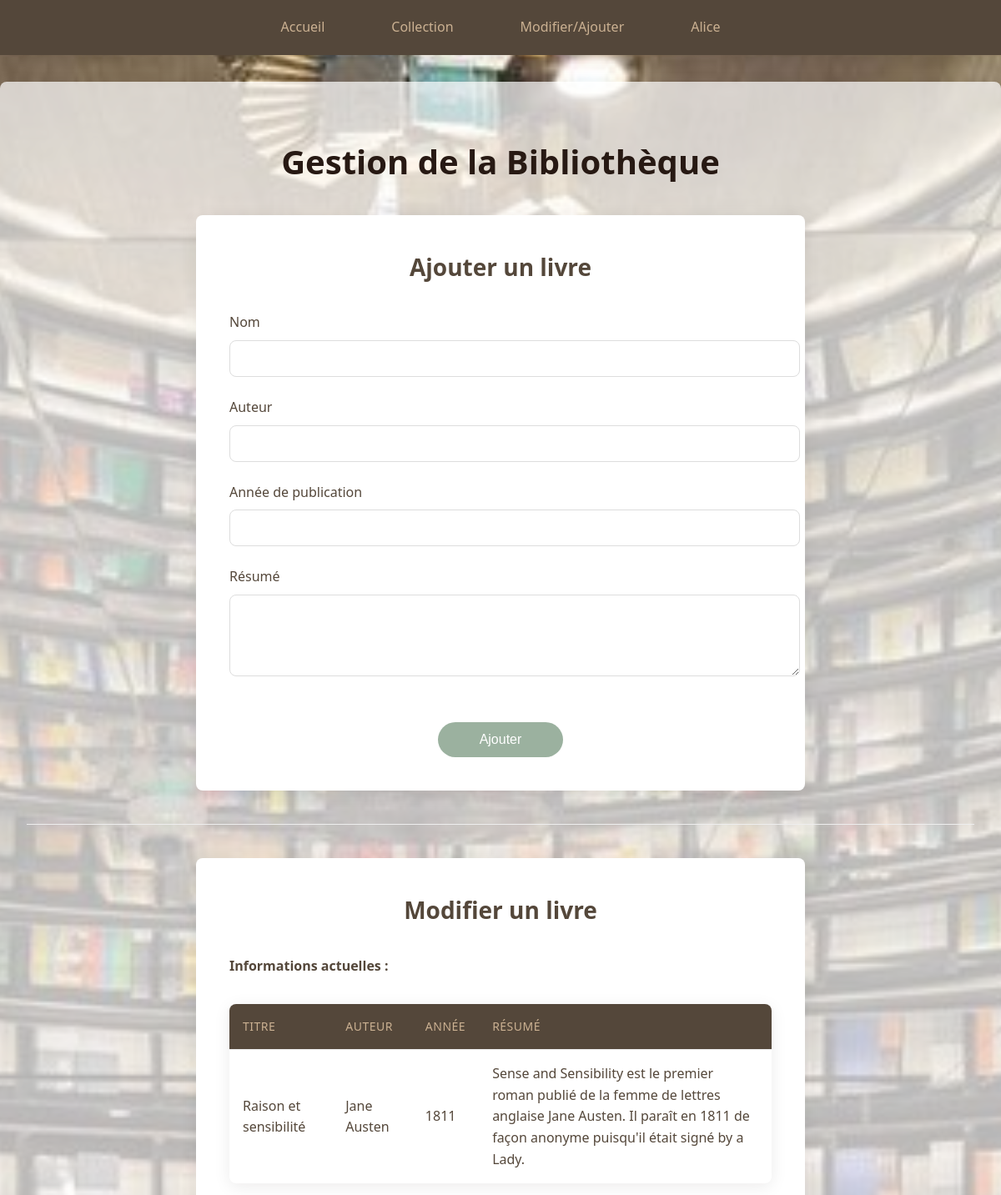
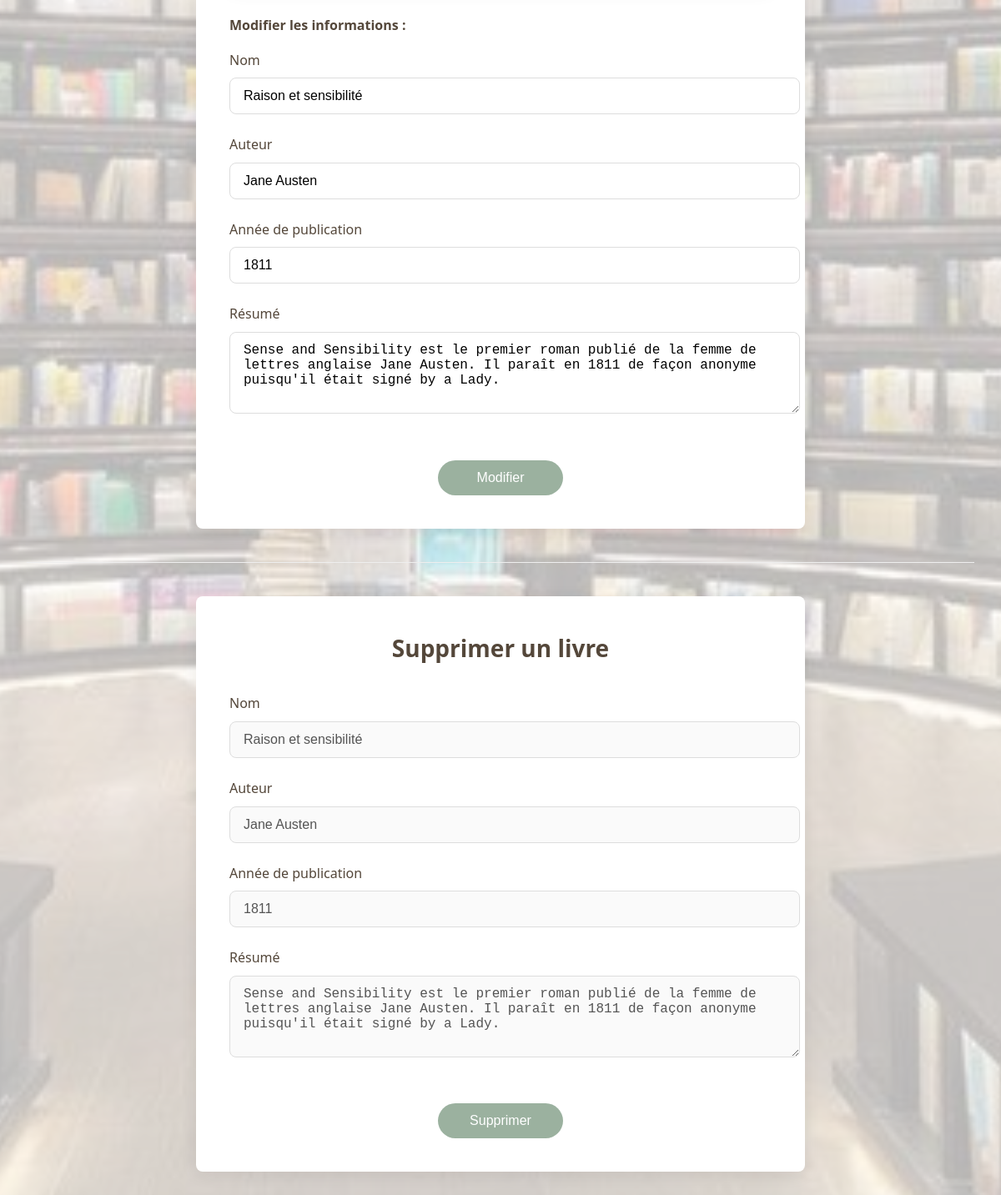
The page /PHP_Formulaire_Léane-Deville_B1-1_ESGI/index.php?page=modify&id=17 (signed in) on the database its author committed (2 pictures, top to bottom).
### tables this page shows
CREATE TABLE IF NOT EXISTS `books` (
  `id` int NOT NULL AUTO_INCREMENT,
  `name` varchar(100) NOT NULL,
  `author` varchar(100) NOT NULL,
  `year` int NOT NULL,
  `summary` text NOT NULL,
  `creator_id` int DEFAULT NULL,
  PRIMARY KEY (`id`)
);

### PHP_Formulaire_Léane-Deville_B1-1_ESGI/controllers/controller.php (called while the page is built, shortened)
<?php
require __DIR__ . '/../models/dbconnexion.php';
require __DIR__ . '/../models/model.php';
function DisplayModify()
{
    $id = isset($_GET['id']) ? $_GET['id'] : null;
    $db = DbConnexion();
    if ($id) {
        $data = GetBook($db, $id);
    } else {
        $data = null;
    }
    require __DIR__ . '/../views/modify.php';
}
?>

### PHP_Formulaire_Léane-Deville_B1-1_ESGI/models/model.php (called while the page is built, shortened)
<?php
function GetBook($db, $id)
{
    $sql = "SELECT * FROM books WHERE id = ?";
    $statement = $db->prepare($sql);
    if ($statement->execute([$id])) {
        return $statement->fetch();
    } else {
        echo "Erreur avec l'identifiant du livre";
        return false;
    }
}
?>

### PHP_Formulaire_Léane-Deville_B1-1_ESGI/views/modify.php (the view, shortened to what this page needs)
<?php require "views/header.php"; ?>
</head>
<body>
    <?php require "views/menu.php"; ?>
    <div class="container">
        <h1>Gestion de la Bibliothèque</h1>
        <div id="formBook" class="add-form">
            <h3 id="add">Ajouter un livre</h3>
            <form action="controllers/controller.php" method="post">
                <label for="newBook_name">Nom</label>
                <input type="text" id="newBook_name" name="newBook_name" required>
                <label for="newBook_author">Auteur</label>
                <input type="text" id="newBook_author" name="newBook_author" required>
                <label for="newBook_year">Année de publication</label>
                <input type="number" id="newBook_year" name="newBook_year" required>
                <label for="newBook_summary">Résumé</label>
                <textarea id="newBook_summary" name="newBook_summary" required rows="4"></textarea>
                <input type="submit" value="Ajouter">
            </form>
        </div>
        <hr>
        <?php if (isset($data) && $data): ?>
            <div id="formBook" class="edit-form">
                <h3 id="edit">Modifier un livre</h3>
                <h4>Informations actuelles :</h4>
                <table>
                    <tr>
                        <th>Titre</th>
                        <th>Auteur</th>
                        <th>Année</th>
                        <th>Résumé</th>
                    </tr>
                    <tr>
                        <td><?= htmlspecialchars($data['name']) ?></td>
                        <td><?= htmlspecialchars($data['author']) ?></td>
                        <td><?= htmlspecialchars($data['year']) ?></td>
                        <td><?= htmlspecialchars($data['summary']) ?></td>
                    </tr>
                </table>
                <h4>Modifier les informations :</h4>
                <form action="controllers/controller.php" method="post">
                    <label for="chgBook_name">Nom</label>
                    <input type="text" id="chgBook_name" name="chgBook_name" value="<?= htmlspecialchars($data['name']) ?>"
                        required>
                    <label for="chgBook_author">Auteur</label>
                    <input type="text" id="chgBook_author" name="chgBook_author"
                        value="<?= htmlspecialchars($data['author']) ?>" required>
                    <label for="chgBook_year">Année de publication</label>
                    <input type="number" id="chgBook_year" name="chgBook_year"
                        value="<?= htmlspecialchars($data['year']) ?>" required>
                    <label for="chgBook_summary">Résumé</label>
                    <textarea id="chgBook_summary" name="chgBook_summary" required
                        rows="4"><?= htmlspecialchars($data['summary']) ?></textarea>
                    <input type="submit" value="Modifier">
                </form>
            </div>
            <hr>
            <div id="formBook" class="delete-form">
                <h3 id="delete">Supprimer un livre</h3>
                <form action="controllers/controller.php" method="post">
                    <label for="del_name">Nom</label>
                    <input type="text" id="del_name" value="<?= htmlspecialchars($data['name']) ?>" disabled>
                    <label for="del_author">Auteur</label>
                    <input type="text" id="del_author" value="<?= htmlspecialchars($data['author']) ?>" disabled>
                    <label for="del_year">Année de publication</label>
                    <input type="number" id="del_year" value="<?= htmlspecialchars($data['year']) ?>" disabled>
                    <label for="del_summary">Résumé</label>
                    <textarea id="del_summary" disabled rows="4"><?= htmlspecialchars($data['summary']) ?></textarea>
                    <input type="submit" value="Supprimer"
                        onclick="return confirm('Êtes-vous sûr de vouloir supprimer ce livre?');">
                </form>
            </div>
        <?php endif; ?>
    </div>
</body>
</html>

### PHP_Formulaire_Léane-Deville_B1-1_ESGI/assets/css/style.css (style rules this page uses)
:root { --principal-color: #9bb19f; --second-color: #54473a; --beige-color: #cbb192; --dark-brown: #271913; --green-accent: #73796b; --very-dark: #14100d; --medium-brown: #957f66; --light-color: #f8f9fa; --text-color: #54473a; --border-radius: 8px; --box-shadow: 0 4px 20px rgba(20, 16, 13, 0.08); --transition: all 0.3s ease; }
body { font-family: 'Poppins', 'Segoe UI', Roboto, sans-serif; margin: 0; padding: 0; line-height: 1.6; color: var(--text-color); background-image: url('../img/backGroundChange.jpg'); background-size: cover; background-position: center center; min-height: 100vh; }
h1, h2, h3, h4 { color: var(--second-color); margin-top: 24px; margin-bottom: 16px; font-weight: 600; }
h1 { text-align: center; font-size: 40px; margin-top: 32px; color: var(--dark-brown); }
h3 { color: var(--second-color); font-size: 24px; }
.container { max-width: 1200px; margin: 32px auto; padding: 32px; background-color: rgba(255, 255, 255, 0.7); border-radius: var(--border-radius); box-shadow: var(--box-shadow); }
table { width: 100%; border-collapse: collapse; margin: 32px 0; background-color: white; border-radius: var(--border-radius); overflow: hidden; box-shadow: var(--box-shadow); }
table th, table td { padding: 16px; text-align: left; }
table th { background-color: var(--second-color); color: var(--beige-color); font-weight: 500; text-transform: uppercase; font-size: 14px; letter-spacing: 0.5px; }
table tr { border-bottom: 1px solid #eee; }
table tr:last-child { border-bottom: none; }
#formBook { background-color: white; padding: 40px; border-radius: var(--border-radius); box-shadow: var(--box-shadow); margin: 32px auto; max-width: 650px; }
#formBook h3 { text-align: center; margin-top: 0; color: var(--second-color); font-size: 28px; margin-bottom: 32px; }
#formBook label { display: block; margin-bottom: 8px; font-weight: 500; color: var(--second-color); }
#formBook input[type="text"], #formBook input[type="password"], #formBook input[type="number"], #formBook textarea { width: 100%; padding: 12px 16px; margin-bottom: 24px; border: 1px solid #ddd; border-radius: var(--border-radius); font-size: 16px; transition: var(--transition); }
#formBook input[type="submit"] { background-color: var(--principal-color); color: white; border: none; border-radius: 30px; padding: 12px 32px; font-size: 16px; font-weight: 500; cursor: pointer; transition: var(--transition); display: block; width: auto; min-width: 150px; margin: 24px auto 0; }
hr { border: none; height: 1px; background-color: #eee; margin: 40px auto; width: 100%; }
.delete-form input[type="submit"] { background-color: #a03c28; }
html { scroll-behavior: smooth; }
h3[id]::before { content: ""; display: block; height: 70px; margin-top: -70px; visibility: hidden; }

### rows shown on the page
books: name "Raison et sensibilité", author "Jane Austen", year "1811", summary "Sense and Sensibility est le premier roman publié de la femme de lettres anglaise Jane Austen. Il paraît en 1811 de façon anonyme puisqu'il était signé by a Lady.", chgBook_name "Raison et sensibilité", chgBook_author "Jane Austen", chgBook_year "1811", chgBook_summary "Sense and Sensibility est le premier roman publié de la femme de lettres anglaise Jane Austen. Il paraît en 1811 de façon anonyme puisqu'il était signé by a Lady."

### other values the page prints
$_SESSION['username'] "Alice"
